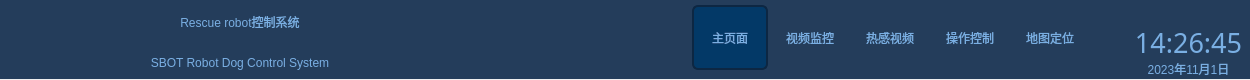
<?xml version="1.0" encoding="UTF-8"?>
<ui version="4.0">
 <class>Menu</class>
 <widget class="QWidget" name="Menu">
  <property name="geometry">
   <rect>
    <x>0</x>
    <y>0</y>
    <width>1250</width>
    <height>80</height>
   </rect>
  </property>
  <property name="minimumSize">
   <size>
    <width>1250</width>
    <height>80</height>
   </size>
  </property>
  <property name="maximumSize">
   <size>
    <width>16777215</width>
    <height>80</height>
   </size>
  </property>
  <property name="windowTitle">
   <string>Form</string>
  </property>
  <property name="styleSheet">
   <string notr="true">/*.QWidget {  
border-top-left-radius:15px;
border-top-right-radius:15px;
}*/
#widget_top
{
background-color: rgb(36, 61, 91);

}
#widget_top_logo
{
color: rgb(122, 175, 227);
border-image: url(:/ptr/robot.png);
}
#widget_top_title
{
font: 18pt &quot;楷体&quot;;
}
#widget_top_title_English
{
font: 11pt &quot;楷体&quot;;
}
#widget_top_time
{
font: 20pt &quot;Digital-7 Mono&quot;;
}
#widget_top_year
{
font: 9pt &quot;楷体&quot;;
}
</string>
  </property>
  <layout class="QHBoxLayout" name="horizontalLayout">
   <property name="spacing">
    <number>0</number>
   </property>
   <property name="leftMargin">
    <number>0</number>
   </property>
   <property name="topMargin">
    <number>0</number>
   </property>
   <property name="rightMargin">
    <number>0</number>
   </property>
   <property name="bottomMargin">
    <number>0</number>
   </property>
   <item>
    <widget class="QWidget" name="widget_top" native="true">
     <property name="minimumSize">
      <size>
       <width>0</width>
       <height>0</height>
      </size>
     </property>
     <property name="maximumSize">
      <size>
       <width>16777215</width>
       <height>79</height>
      </size>
     </property>
     <property name="styleSheet">
      <string notr="true">QLabel
{
color: rgb(122, 175, 227);
}</string>
     </property>
     <layout class="QHBoxLayout" name="horizontalLayout_4">
      <property name="spacing">
       <number>0</number>
      </property>
      <property name="leftMargin">
       <number>0</number>
      </property>
      <property name="topMargin">
       <number>0</number>
      </property>
      <property name="rightMargin">
       <number>0</number>
      </property>
      <property name="bottomMargin">
       <number>0</number>
      </property>
      <item>
       <layout class="QHBoxLayout" name="horizontalLayout_widget_top">
        <property name="spacing">
         <number>15</number>
        </property>
        <property name="leftMargin">
         <number>15</number>
        </property>
        <item>
         <widget class="QLabel" name="widget_top_logo">
          <property name="minimumSize">
           <size>
            <width>60</width>
            <height>60</height>
           </size>
          </property>
          <property name="maximumSize">
           <size>
            <width>60</width>
            <height>60</height>
           </size>
          </property>
          <property name="text">
           <string/>
          </property>
          <property name="scaledContents">
           <bool>true</bool>
          </property>
          <property name="alignment">
           <set>Qt::AlignCenter</set>
          </property>
         </widget>
        </item>
        <item>
         <layout class="QVBoxLayout" name="verticalLayout_Title">
          <property name="spacing">
           <number>12</number>
          </property>
          <item>
           <widget class="QLabel" name="widget_top_title">
            <property name="minimumSize">
             <size>
              <width>300</width>
              <height>27</height>
             </size>
            </property>
            <property name="maximumSize">
             <size>
              <width>300</width>
              <height>27</height>
             </size>
            </property>
            <property name="text">
             <string>Rescue robot控制系统</string>
            </property>
            <property name="alignment">
             <set>Qt::AlignCenter</set>
            </property>
           </widget>
          </item>
          <item>
           <widget class="QLabel" name="widget_top_title_English">
            <property name="minimumSize">
             <size>
              <width>300</width>
              <height>16</height>
             </size>
            </property>
            <property name="maximumSize">
             <size>
              <width>370</width>
              <height>16</height>
             </size>
            </property>
            <property name="text">
             <string>SBOT Robot Dog Control System</string>
            </property>
            <property name="alignment">
             <set>Qt::AlignCenter</set>
            </property>
           </widget>
          </item>
         </layout>
        </item>
        <item>
         <spacer name="TH_widget">
          <property name="orientation">
           <enum>Qt::Horizontal</enum>
          </property>
          <property name="sizeHint" stdset="0">
           <size>
            <width>400</width>
            <height>20</height>
           </size>
          </property>
         </spacer>
        </item>
        <item>
         <widget class="QWidget" name="widget_top_function" native="true">
          <property name="minimumSize">
           <size>
            <width>450</width>
            <height>0</height>
           </size>
          </property>
          <property name="font">
           <font>
            <weight>50</weight>
            <bold>false</bold>
           </font>
          </property>
          <property name="styleSheet">
           <string notr="true">QToolButton
{
color: rgb(122, 175, 227);
font: 10pt &quot;楷体&quot;;
border-radius:6px;
}
QToolButton:hover
{
background-color: rgb(19, 48, 80);
background-color: rgb(3, 57, 103);
font: 10pt &quot;楷体&quot;;
border-radius:6px;
border:2px solid rgb(13,39,67);
}</string>
          </property>
          <widget class="QToolButton" name="btn_Real_time">
           <property name="geometry">
            <rect>
             <x>30</x>
             <y>5</y>
             <width>76</width>
             <height>65</height>
            </rect>
           </property>
           <property name="styleSheet">
            <string notr="true">QToolButton
{
background-color: rgb(19, 48, 80);
background-color: rgb(3, 57, 103);
font: 10pt &quot;楷体&quot;;
border-radius:6px;
border:2px solid rgb(13,39,67);
}</string>
           </property>
           <property name="text">
            <string>主页面</string>
           </property>
           <property name="icon">
            <iconset resource="res.qrc">
             <normaloff>:/ptr/3d.png</normaloff>:/ptr/3d.png</iconset>
           </property>
           <property name="iconSize">
            <size>
             <width>35</width>
             <height>35</height>
            </size>
           </property>
           <property name="checkable">
            <bool>false</bool>
           </property>
           <property name="checked">
            <bool>false</bool>
           </property>
           <property name="autoRepeat">
            <bool>false</bool>
           </property>
           <property name="autoExclusive">
            <bool>false</bool>
           </property>
           <property name="popupMode">
            <enum>QToolButton::DelayedPopup</enum>
           </property>
           <property name="toolButtonStyle">
            <enum>Qt::ToolButtonTextUnderIcon</enum>
           </property>
           <property name="autoRaise">
            <bool>false</bool>
           </property>
           <property name="arrowType">
            <enum>Qt::NoArrow</enum>
           </property>
          </widget>
          <widget class="QToolButton" name="btn_Record_query">
           <property name="geometry">
            <rect>
             <x>110</x>
             <y>5</y>
             <width>76</width>
             <height>65</height>
            </rect>
           </property>
           <property name="text">
            <string>视频监控</string>
           </property>
           <property name="icon">
            <iconset resource="res.qrc">
             <normaloff>:/ptr/video.png</normaloff>:/ptr/video.png</iconset>
           </property>
           <property name="iconSize">
            <size>
             <width>35</width>
             <height>35</height>
            </size>
           </property>
           <property name="checkable">
            <bool>false</bool>
           </property>
           <property name="autoRepeat">
            <bool>false</bool>
           </property>
           <property name="autoExclusive">
            <bool>false</bool>
           </property>
           <property name="popupMode">
            <enum>QToolButton::DelayedPopup</enum>
           </property>
           <property name="toolButtonStyle">
            <enum>Qt::ToolButtonTextUnderIcon</enum>
           </property>
           <property name="autoRaise">
            <bool>false</bool>
           </property>
           <property name="arrowType">
            <enum>Qt::NoArrow</enum>
           </property>
          </widget>
          <widget class="QToolButton" name="btn_Control">
           <property name="geometry">
            <rect>
             <x>270</x>
             <y>5</y>
             <width>76</width>
             <height>65</height>
            </rect>
           </property>
           <property name="text">
            <string>操作控制</string>
           </property>
           <property name="icon">
            <iconset resource="res.qrc">
             <normaloff>:/ptr/control.png</normaloff>:/ptr/control.png</iconset>
           </property>
           <property name="iconSize">
            <size>
             <width>35</width>
             <height>35</height>
            </size>
           </property>
           <property name="checkable">
            <bool>false</bool>
           </property>
           <property name="autoRepeat">
            <bool>false</bool>
           </property>
           <property name="autoExclusive">
            <bool>false</bool>
           </property>
           <property name="popupMode">
            <enum>QToolButton::DelayedPopup</enum>
           </property>
           <property name="toolButtonStyle">
            <enum>Qt::ToolButtonTextUnderIcon</enum>
           </property>
           <property name="autoRaise">
            <bool>false</bool>
           </property>
           <property name="arrowType">
            <enum>Qt::NoArrow</enum>
           </property>
          </widget>
          <widget class="QToolButton" name="btn_Fault_detect">
           <property name="geometry">
            <rect>
             <x>350</x>
             <y>5</y>
             <width>76</width>
             <height>65</height>
            </rect>
           </property>
           <property name="text">
            <string>地图定位</string>
           </property>
           <property name="icon">
            <iconset resource="res.qrc">
             <normaloff>:/ptr/Map.png</normaloff>:/ptr/Map.png</iconset>
           </property>
           <property name="iconSize">
            <size>
             <width>35</width>
             <height>35</height>
            </size>
           </property>
           <property name="checkable">
            <bool>false</bool>
           </property>
           <property name="autoRepeat">
            <bool>false</bool>
           </property>
           <property name="autoExclusive">
            <bool>false</bool>
           </property>
           <property name="popupMode">
            <enum>QToolButton::DelayedPopup</enum>
           </property>
           <property name="toolButtonStyle">
            <enum>Qt::ToolButtonTextUnderIcon</enum>
           </property>
           <property name="autoRaise">
            <bool>false</bool>
           </property>
           <property name="arrowType">
            <enum>Qt::NoArrow</enum>
           </property>
          </widget>
          <widget class="QToolButton" name="btn_Hot_video">
           <property name="geometry">
            <rect>
             <x>190</x>
             <y>5</y>
             <width>76</width>
             <height>65</height>
            </rect>
           </property>
           <property name="text">
            <string>热感视频</string>
           </property>
           <property name="icon">
            <iconset resource="res.qrc">
             <normaloff>:/ptr/HotVideo.png</normaloff>:/ptr/HotVideo.png</iconset>
           </property>
           <property name="iconSize">
            <size>
             <width>35</width>
             <height>35</height>
            </size>
           </property>
           <property name="checkable">
            <bool>false</bool>
           </property>
           <property name="autoRepeat">
            <bool>false</bool>
           </property>
           <property name="autoExclusive">
            <bool>false</bool>
           </property>
           <property name="popupMode">
            <enum>QToolButton::DelayedPopup</enum>
           </property>
           <property name="toolButtonStyle">
            <enum>Qt::ToolButtonTextUnderIcon</enum>
           </property>
           <property name="autoRaise">
            <bool>false</bool>
           </property>
           <property name="arrowType">
            <enum>Qt::NoArrow</enum>
           </property>
          </widget>
         </widget>
        </item>
        <item>
         <widget class="QWidget" name="widget_top_right" native="true">
          <property name="maximumSize">
           <size>
            <width>123</width>
            <height>79</height>
           </size>
          </property>
          <layout class="QVBoxLayout" name="verticalLayout_2">
           <property name="spacing">
            <number>5</number>
           </property>
           <property name="leftMargin">
            <number>0</number>
           </property>
           <property name="topMargin">
            <number>0</number>
           </property>
           <property name="rightMargin">
            <number>0</number>
           </property>
           <property name="bottomMargin">
            <number>0</number>
           </property>
           <item>
            <widget class="QWidget" name="widget_top_Menu_widget" native="true">
             <property name="minimumSize">
              <size>
               <width>90</width>
               <height>23</height>
              </size>
             </property>
             <property name="maximumSize">
              <size>
               <width>123</width>
               <height>23</height>
              </size>
             </property>
             <property name="styleSheet">
              <string notr="true">QPushButton
{
border-radius:3px;
}
QPushButton:hover
{
background-color: rgb(215, 215, 215);
border-radius:3px;
}</string>
             </property>
             <layout class="QHBoxLayout" name="horizontalLayout_2">
              <property name="spacing">
               <number>1</number>
              </property>
              <property name="leftMargin">
               <number>0</number>
              </property>
              <property name="topMargin">
               <number>0</number>
              </property>
              <property name="rightMargin">
               <number>0</number>
              </property>
              <property name="bottomMargin">
               <number>0</number>
              </property>
              <item>
               <spacer name="TH_Min">
                <property name="orientation">
                 <enum>Qt::Horizontal</enum>
                </property>
                <property name="sizeHint" stdset="0">
                 <size>
                  <width>20</width>
                  <height>20</height>
                 </size>
                </property>
               </spacer>
              </item>
              <item>
               <widget class="QPushButton" name="widget_top_btn_Min">
                <property name="minimumSize">
                 <size>
                  <width>22</width>
                  <height>22</height>
                 </size>
                </property>
                <property name="maximumSize">
                 <size>
                  <width>22</width>
                  <height>22</height>
                 </size>
                </property>
                <property name="text">
                 <string/>
                </property>
                <property name="icon">
                 <iconset resource="res.qrc">
                  <normaloff>:/ptr/Min1.png</normaloff>:/ptr/Min1.png</iconset>
                </property>
                <property name="iconSize">
                 <size>
                  <width>14</width>
                  <height>14</height>
                 </size>
                </property>
               </widget>
              </item>
              <item>
               <spacer name="TH_Max">
                <property name="orientation">
                 <enum>Qt::Horizontal</enum>
                </property>
                <property name="sizeHint" stdset="0">
                 <size>
                  <width>20</width>
                  <height>20</height>
                 </size>
                </property>
               </spacer>
              </item>
              <item>
               <widget class="QPushButton" name="widget_top_btn_Max">
                <property name="minimumSize">
                 <size>
                  <width>22</width>
                  <height>22</height>
                 </size>
                </property>
                <property name="maximumSize">
                 <size>
                  <width>22</width>
                  <height>22</height>
                 </size>
                </property>
                <property name="text">
                 <string/>
                </property>
                <property name="icon">
                 <iconset resource="res.qrc">
                  <normaloff>:/ptr/Max1.png</normaloff>:/ptr/Max1.png</iconset>
                </property>
                <property name="iconSize">
                 <size>
                  <width>14</width>
                  <height>14</height>
                 </size>
                </property>
                <property name="checkable">
                 <bool>true</bool>
                </property>
               </widget>
              </item>
              <item>
               <spacer name="TH_Close">
                <property name="orientation">
                 <enum>Qt::Horizontal</enum>
                </property>
                <property name="sizeHint" stdset="0">
                 <size>
                  <width>20</width>
                  <height>20</height>
                 </size>
                </property>
               </spacer>
              </item>
              <item>
               <widget class="QPushButton" name="widget_top_btn_Close">
                <property name="minimumSize">
                 <size>
                  <width>22</width>
                  <height>22</height>
                 </size>
                </property>
                <property name="maximumSize">
                 <size>
                  <width>22</width>
                  <height>22</height>
                 </size>
                </property>
                <property name="text">
                 <string/>
                </property>
                <property name="icon">
                 <iconset resource="res.qrc">
                  <normaloff>:/ptr/Close1.png</normaloff>:/ptr/Close1.png</iconset>
                </property>
                <property name="iconSize">
                 <size>
                  <width>14</width>
                  <height>14</height>
                 </size>
                </property>
               </widget>
              </item>
              <item>
               <spacer name="TH_Close_2">
                <property name="orientation">
                 <enum>Qt::Horizontal</enum>
                </property>
                <property name="sizeHint" stdset="0">
                 <size>
                  <width>20</width>
                  <height>20</height>
                 </size>
                </property>
               </spacer>
              </item>
             </layout>
            </widget>
           </item>
           <item>
            <widget class="QLabel" name="widget_top_time">
             <property name="minimumSize">
              <size>
               <width>123</width>
               <height>24</height>
              </size>
             </property>
             <property name="maximumSize">
              <size>
               <width>123</width>
               <height>24</height>
              </size>
             </property>
             <property name="font">
              <font>
               <family>Digital-7 Mono</family>
               <pointsize>20</pointsize>
               <weight>50</weight>
               <italic>false</italic>
               <bold>false</bold>
              </font>
             </property>
             <property name="text">
              <string>14:26:45</string>
             </property>
             <property name="scaledContents">
              <bool>false</bool>
             </property>
             <property name="alignment">
              <set>Qt::AlignCenter</set>
             </property>
            </widget>
           </item>
           <item>
            <widget class="QLabel" name="widget_top_year">
             <property name="minimumSize">
              <size>
               <width>110</width>
               <height>17</height>
              </size>
             </property>
             <property name="maximumSize">
              <size>
               <width>16777215</width>
               <height>17</height>
              </size>
             </property>
             <property name="text">
              <string>2023年11月1日</string>
             </property>
             <property name="alignment">
              <set>Qt::AlignCenter</set>
             </property>
            </widget>
           </item>
          </layout>
         </widget>
        </item>
       </layout>
      </item>
     </layout>
    </widget>
   </item>
  </layout>
 </widget>
 <resources>
  <include location="res.qrc"/>
 </resources>
 <connections/>
</ui>
